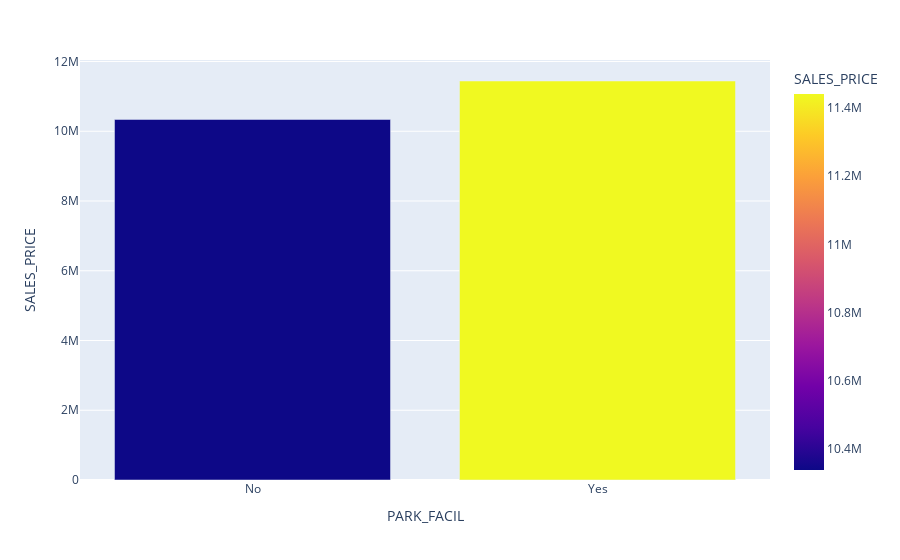

The cell this chart's notebook holds for it:
### Markdown cell above
From the above plot it is evident that there is a linear relationship between the SALE_COND and Target.

### Code cell
temp =pd.DataFrame(data.groupby('PARK_FACIL')['SALES_PRICE'].mean())
temp = temp.sort_values(by='SALES_PRICE')
temp['PARK_FACIL']=temp.index
PARK_FACIL_values = temp.PARK_FACIL.unique()
px.bar(temp,x='PARK_FACIL',y='SALES_PRICE',color='SALES_PRICE')

### Figure 1 — Plotly figure (JSON) as saved in the notebook; plotly's stock layout.template omitted (floating-point values rounded to 4 significant figures)
{"data": [{"alignmentgroup": "True", "hovertemplate": "PARK_FACIL=%{x}<br>SALES_PRICE=%{marker.color}<extra></extra>", "legendgroup": "", "marker": {"color": [10340000.0, 11440000.0], "coloraxis": "coloraxis", "pattern": {"shape": ""}}, "name": "", "offsetgroup": "", "orientation": "v", "showlegend": false, "textposition": "auto", "type": "bar", "x": ["No", "Yes"], "xaxis": "x", "y": [10340000.0, 11440000.0], "yaxis": "y"}], "layout": {"barmode": "relative", "coloraxis": {"colorbar": {"title": {"text": "SALES_PRICE"}}, "colorscale": [[0, "#0d0887"], [0.1111, "#46039f"], [0.2222, "#7201a8"], [0.3333, "#9c179e"], [0.4444, "#bd3786"], [0.5556, "#d8576b"], [0.6667, "#ed7953"], [0.7778, "#fb9f3a"], [0.8889, "#fdca26"], [1, "#f0f921"]]}, "legend": {"tracegroupgap": 0}, "margin": {"t": 60}, "xaxis": {"anchor": "y", "domain": [0, 1], "title": {"text": "PARK_FACIL"}}, "yaxis": {"anchor": "x", "domain": [0, 1], "title": {"text": "SALES_PRICE"}}}}
